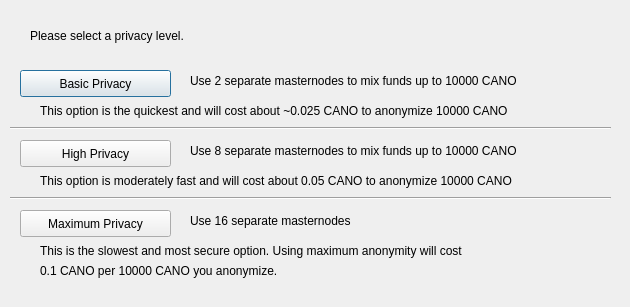
<?xml version="1.0" encoding="UTF-8"?>
<ui version="4.0">
 <class>ObfuscationConfig</class>
 <widget class="QDialog" name="ObfuscationConfig">
  <property name="geometry">
   <rect>
    <x>0</x>
    <y>0</y>
    <width>630</width>
    <height>307</height>
   </rect>
  </property>
  <property name="windowTitle">
   <string>Configure Obfuscation</string>
  </property>
  <widget class="QPushButton" name="buttonBasic">
   <property name="geometry">
    <rect>
     <x>20</x>
     <y>70</y>
     <width>151</width>
     <height>27</height>
    </rect>
   </property>
   <property name="text">
    <string>Basic Privacy</string>
   </property>
  </widget>
  <widget class="QPushButton" name="buttonHigh">
   <property name="geometry">
    <rect>
     <x>20</x>
     <y>140</y>
     <width>151</width>
     <height>27</height>
    </rect>
   </property>
   <property name="text">
    <string>High Privacy</string>
   </property>
  </widget>
  <widget class="QPushButton" name="buttonMax">
   <property name="geometry">
    <rect>
     <x>20</x>
     <y>210</y>
     <width>151</width>
     <height>27</height>
    </rect>
   </property>
   <property name="text">
    <string>Maximum Privacy</string>
   </property>
  </widget>
  <widget class="QLabel" name="label">
   <property name="geometry">
    <rect>
     <x>30</x>
     <y>20</y>
     <width>571</width>
     <height>31</height>
    </rect>
   </property>
   <property name="text">
    <string>Please select a privacy level.</string>
   </property>
  </widget>
  <widget class="QLabel" name="label_2">
   <property name="geometry">
    <rect>
     <x>190</x>
     <y>70</y>
     <width>421</width>
     <height>21</height>
    </rect>
   </property>
   <property name="text">
    <string>Use 2 separate masternodes to mix funds up to 10000 CANO</string>
   </property>
  </widget>
  <widget class="QLabel" name="label_3">
   <property name="geometry">
    <rect>
     <x>190</x>
     <y>140</y>
     <width>411</width>
     <height>21</height>
    </rect>
   </property>
   <property name="text">
    <string>Use 8 separate masternodes to mix funds up to 10000 CANO</string>
   </property>
  </widget>
  <widget class="QLabel" name="label_4">
   <property name="geometry">
    <rect>
     <x>190</x>
     <y>210</y>
     <width>421</width>
     <height>21</height>
    </rect>
   </property>
   <property name="text">
    <string>Use 16 separate masternodes</string>
   </property>
  </widget>
  <widget class="QLabel" name="label_6">
   <property name="geometry">
    <rect>
     <x>40</x>
     <y>100</y>
     <width>561</width>
     <height>21</height>
    </rect>
   </property>
   <property name="text">
    <string>This option is the quickest and will cost about ~0.025 CANO to anonymize 10000 CANO</string>
   </property>
  </widget>
  <widget class="QLabel" name="label_7">
   <property name="geometry">
    <rect>
     <x>40</x>
     <y>170</y>
     <width>561</width>
     <height>21</height>
    </rect>
   </property>
   <property name="text">
    <string>This option is moderately fast and will cost about 0.05 CANO to anonymize 10000 CANO</string>
   </property>
  </widget>
  <widget class="QLabel" name="label_8">
   <property name="geometry">
    <rect>
     <x>40</x>
     <y>240</y>
     <width>561</width>
     <height>21</height>
    </rect>
   </property>
   <property name="text">
    <string>This is the slowest and most secure option. Using maximum anonymity will cost</string>
   </property>
  </widget>
  <widget class="QLabel" name="label_9">
   <property name="geometry">
    <rect>
     <x>40</x>
     <y>260</y>
     <width>561</width>
     <height>21</height>
    </rect>
   </property>
   <property name="text">
    <string>0.1 CANO per 10000 CANO you anonymize.</string>
   </property>
  </widget>
  <widget class="Line" name="line">
   <property name="geometry">
    <rect>
     <x>10</x>
     <y>120</y>
     <width>601</width>
     <height>16</height>
    </rect>
   </property>
   <property name="orientation">
    <enum>Qt::Horizontal</enum>
   </property>
  </widget>
  <widget class="Line" name="line_2">
   <property name="geometry">
    <rect>
     <x>10</x>
     <y>190</y>
     <width>601</width>
     <height>16</height>
    </rect>
   </property>
   <property name="orientation">
    <enum>Qt::Horizontal</enum>
   </property>
  </widget>
 </widget>
 <resources/>
 <connections/>
</ui>
